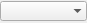
<?xml version="1.0" encoding="UTF-8"?>
<ui version="4.0">
 <class>AllowedValueListInput</class>
 <widget class="QWidget" name="AllowedValueListInput">
  <property name="geometry">
   <rect>
    <x>0</x>
    <y>0</y>
    <width>87</width>
    <height>23</height>
   </rect>
  </property>
  <property name="sizePolicy">
   <sizepolicy hsizetype="Expanding" vsizetype="Expanding">
    <horstretch>0</horstretch>
    <verstretch>0</verstretch>
   </sizepolicy>
  </property>
  <property name="windowTitle">
   <string>Form</string>
  </property>
  <layout class="QHBoxLayout" name="horizontalLayout">
   <property name="spacing">
    <number>0</number>
   </property>
   <property name="margin">
    <number>0</number>
   </property>
   <item>
    <widget class="QComboBox" name="argumentValuescomboBox">
     <property name="sizePolicy">
      <sizepolicy hsizetype="Expanding" vsizetype="Fixed">
       <horstretch>0</horstretch>
       <verstretch>0</verstretch>
      </sizepolicy>
     </property>
     <property name="sizeAdjustPolicy">
      <enum>QComboBox::AdjustToContents</enum>
     </property>
     <property name="frame">
      <bool>false</bool>
     </property>
    </widget>
   </item>
  </layout>
 </widget>
 <resources/>
 <connections/>
</ui>
